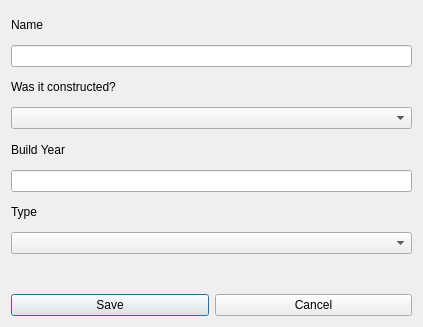
<?xml version="1.0" encoding="UTF-8"?>
<ui version="4.0">
 <class>AddComputer</class>
 <widget class="QDialog" name="AddComputer">
  <property name="geometry">
   <rect>
    <x>0</x>
    <y>0</y>
    <width>423</width>
    <height>327</height>
   </rect>
  </property>
  <property name="maximumSize">
   <size>
    <width>16777215</width>
    <height>349</height>
   </size>
  </property>
  <property name="windowTitle">
   <string>Add new computer</string>
  </property>
  <property name="windowIcon">
   <iconset resource="myresources.qrc">
    <normaloff>:/icon/addComputer.png</normaloff>:/icon/addComputer.png</iconset>
  </property>
  <layout class="QVBoxLayout" name="verticalLayout_2">
   <item>
    <widget class="QLabel" name="Label_Computer_Name">
     <property name="text">
      <string>Name</string>
     </property>
    </widget>
   </item>
   <item>
    <widget class="QLineEdit" name="Input_Computer_Name"/>
   </item>
   <item>
    <widget class="QLabel" name="Label_Computer_Constr">
     <property name="text">
      <string>Was it constructed?</string>
     </property>
    </widget>
   </item>
   <item>
    <widget class="QComboBox" name="comboBox_constr"/>
   </item>
   <item>
    <layout class="QHBoxLayout" name="horizontalLayout_2">
     <item>
      <widget class="QLabel" name="Label_Computer_Buildy">
       <property name="text">
        <string>Build Year</string>
       </property>
      </widget>
     </item>
     <item>
      <widget class="QLabel" name="label_error_buildy">
       <property name="text">
        <string/>
       </property>
      </widget>
     </item>
    </layout>
   </item>
   <item>
    <widget class="QLineEdit" name="Input_Computer_Year">
     <property name="enabled">
      <bool>true</bool>
     </property>
     <property name="text">
      <string/>
     </property>
    </widget>
   </item>
   <item>
    <widget class="QLabel" name="Label_Computer_Model">
     <property name="text">
      <string>Type</string>
     </property>
    </widget>
   </item>
   <item>
    <widget class="QComboBox" name="comboBox_type"/>
   </item>
   <item>
    <widget class="QLabel" name="label_error">
     <property name="text">
      <string/>
     </property>
    </widget>
   </item>
   <item>
    <layout class="QHBoxLayout" name="horizontalLayout">
     <item>
      <widget class="QPushButton" name="Button_Add_Computer">
       <property name="text">
        <string>Save</string>
       </property>
      </widget>
     </item>
     <item>
      <widget class="QPushButton" name="Button_Cancel_Add">
       <property name="text">
        <string>Cancel</string>
       </property>
      </widget>
     </item>
    </layout>
   </item>
  </layout>
 </widget>
 <resources>
  <include location="myresources.qrc"/>
 </resources>
 <connections/>
</ui>
